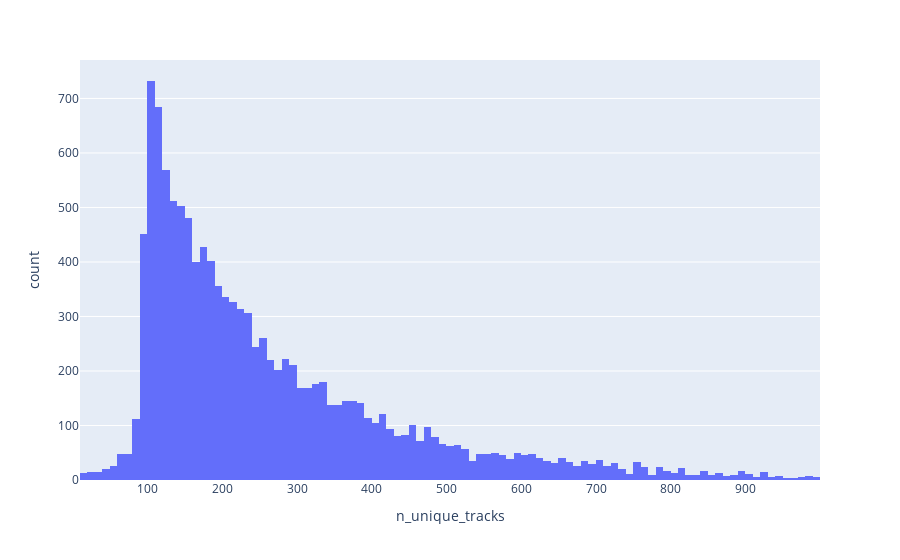

The notebook cell saved with this chart:
### Code cell
px.histogram(tracks_per_user, x="n_unique_tracks")

### Figure 1 — Plotly figure (JSON) as saved in the notebook; plotly's stock layout.template omitted (floating-point values rounded to 4 significant figures; data arrays with more than 128 entries replaced by an {"elided": "..."} marker saying what was removed)
{"data": [{"alignmentgroup": "True", "bingroup": "x", "hovertemplate": "n_unique_tracks=%{x}<br>count=%{y}<extra></extra>", "legendgroup": "", "marker": {"color": "#636efa", "pattern": {"shape": ""}}, "name": "", "offsetgroup": "", "orientation": "v", "showlegend": false, "type": "histogram", "x": {"elided": "12150 int values"}, "xaxis": "x", "yaxis": "y"}], "layout": {"barmode": "relative", "legend": {"tracegroupgap": 0}, "margin": {"t": 60}, "xaxis": {"anchor": "y", "domain": [0, 1], "title": {"text": "n_unique_tracks"}}, "yaxis": {"anchor": "x", "domain": [0, 1], "title": {"text": "count"}}}}
